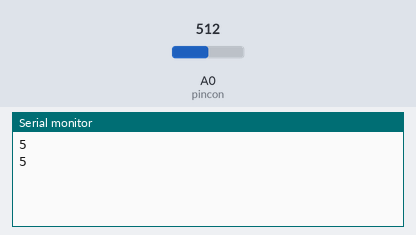
This sketch was run on a simulated Arduino Uno, built with avr-gcc and run on an emulated ATmega328P. Shown: the last lines printed to the serial monitor. Inputs (shaded band) come from the test bench; at power-on: A0 (pincon) = 512.

Above: at 1.8 s.
1.9 s: A0 (pincon) set to 716
At 2.8 s:
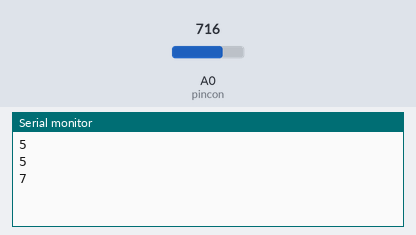
3.4 s: A0 (pincon) set to 900
At 4.6 s:
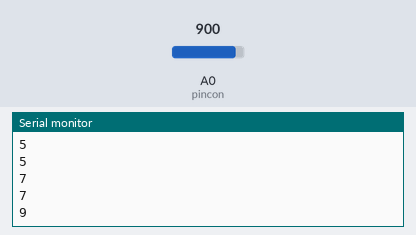
Timing chart, 0 to 6.4 s (numbered marks = the images above; inputs shaded):
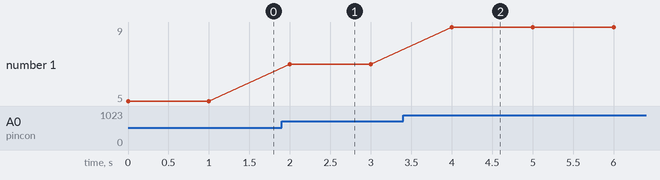

Measured:
- after the input at 1.9 s, the serial monitor: prints a new line after 0.10 s (image 1)
- after the input at 3.4 s, the serial monitor: prints a new line after 0.60 s (image 2)
- plotted number 1: 5 → 7 after the input at 1.9 s, 7 → 9 after the input at 3.4 s

The sketch:

entername.ino
```cpp
//Задание адреса по сопративлению.
#define pincon A0
int adresnumber;

void setup() {
  // put your setup code here, to run once:
  pinMode(pincon, INPUT);
  Serial.begin(115200);

}

void loop() {
  // put your main code here, to run repeatedly:
    adresnumber = analogRead(pincon)/100;
    Serial.println(adresnumber);
  delay(1000);
}
```
